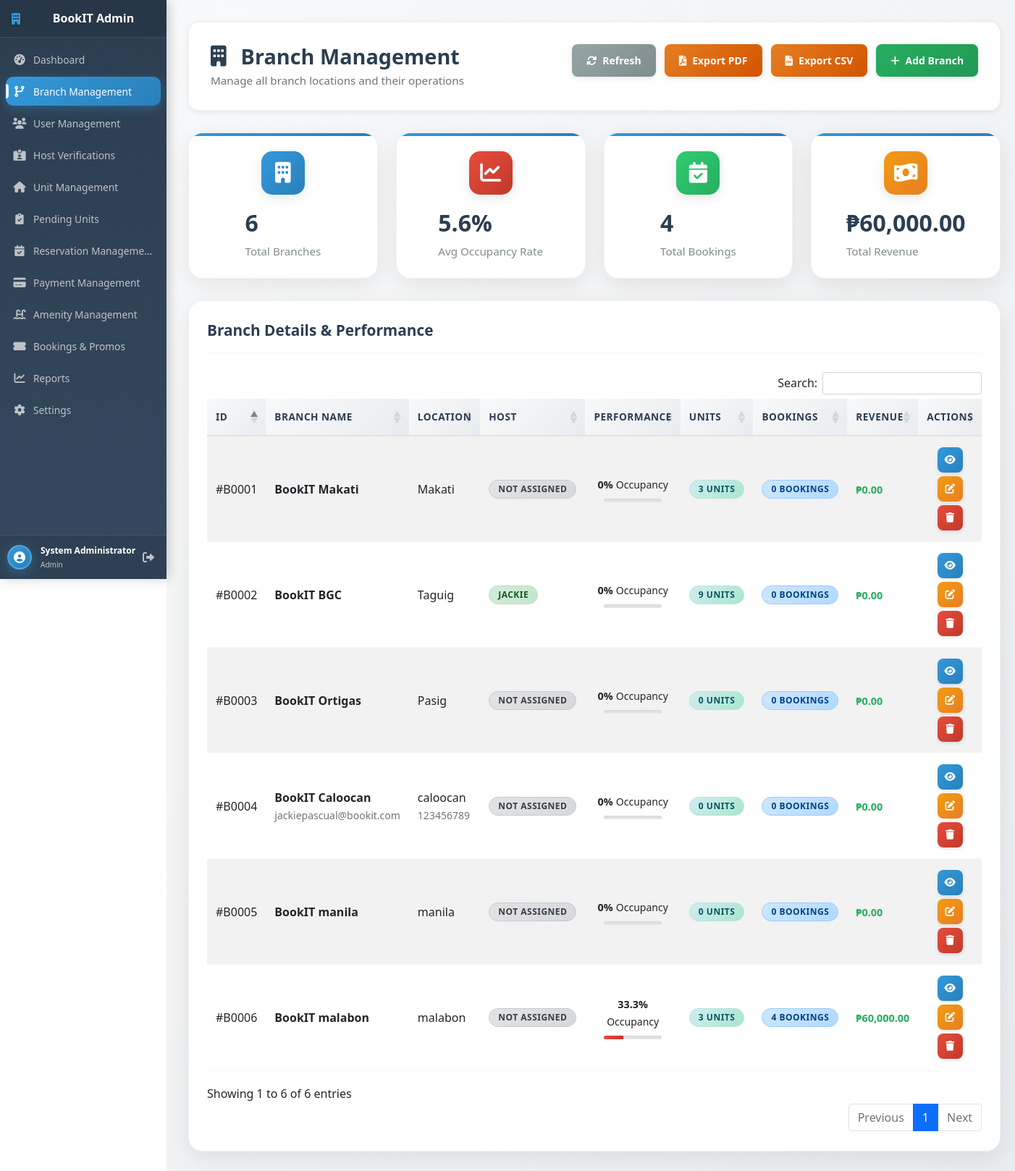
/admin/manage_branch.php (signed in), run on the app's committed database.
### tables this page shows
CREATE TABLE IF NOT EXISTS `branches` (
  `branch_id` int NOT NULL AUTO_INCREMENT,
  `branch_name` varchar(100) NOT NULL,
  `address` text NOT NULL,
  `city` varchar(50) NOT NULL,
  `contact_number` varchar(20) DEFAULT NULL,
  `email` varchar(100) DEFAULT NULL,
  `manager_id` int DEFAULT NULL,
  `is_active` tinyint(1) DEFAULT '1',
  `created_at` timestamp NULL DEFAULT CURRENT_TIMESTAMP,
  `latitude` decimal(10,7) DEFAULT NULL,
  `longitude` decimal(10,7) DEFAULT NULL,
  `host_id` int DEFAULT NULL,
  PRIMARY KEY (`branch_id`),
  KEY `manager_id` (`manager_id`),
  KEY `branches_host_id_index` (`host_id`)
);

CREATE TABLE IF NOT EXISTS `users` (
  `user_id` int NOT NULL AUTO_INCREMENT,
  `full_name` varchar(100) NOT NULL,
  `email` varchar(100) NOT NULL,
  `password` varchar(255) NOT NULL,
  `phone` varchar(20) DEFAULT NULL,
  `role` enum('admin','host','renter','manager') DEFAULT 'renter',
  `branch_id` int DEFAULT NULL,
  `is_active` tinyint(1) DEFAULT '1',
  `created_at` timestamp NULL DEFAULT CURRENT_TIMESTAMP,
  `last_login` datetime DEFAULT NULL,
  `updated_at` timestamp NULL DEFAULT CURRENT_TIMESTAMP ON UPDATE CURRENT_TIMESTAMP,
  `address` text,
  `profile_picture` varchar(255) DEFAULT NULL,
  `login_method` varchar(20) DEFAULT 'email',
  `reset_token` varchar(255) DEFAULT NULL,
  `token_expiry` datetime DEFAULT NULL,
  `verification_status` enum('none','pending','verified','rejected') DEFAULT 'none',
  PRIMARY KEY (`user_id`),
  UNIQUE KEY `email` (`email`)
);

### admin/manage_branch.php (the view, shortened to what this page needs)
<?php
    include_once '../config/db.php';
    $branches = [];
    try {
        $sql = "SELECT b.*,
                    u.full_name as host_name,
                    (SELECT COUNT(*) FROM units WHERE branch_id = b.branch_id) as unit_count,
                    (SELECT COUNT(*) FROM users WHERE branch_id = b.branch_id AND role = 'host') as staff_count,
                    (SELECT COUNT(*) FROM reservations WHERE branch_id = b.branch_id) as total_bookings,
                    (SELECT COUNT(DISTINCT unit_id) FROM reservations WHERE branch_id = b.branch_id AND status IN ('confirmed', 'checked_in')) as booked_units,
                    (SELECT SUM(total_amount) FROM reservations WHERE branch_id = b.branch_id AND status IN ('confirmed', 'checked_in', 'completed')) as total_revenue,
                    b.created_at as last_activity
                FROM branches b
                LEFT JOIN users u ON b.host_id = u.user_id
                WHERE b.is_active = 1
                ORDER BY b.created_at DESC";
        $result = $conn->query($sql);
        if ($result) {
            while ($row = $result->fetch_assoc()) {
                $row['occupancy_rate'] = $row['unit_count'] > 0 ?
                    min(round(($row['booked_units'] / $row['unit_count']) * 100, 1), 100) : 0;
                $row['avg_booking_value'] = $row['total_bookings'] > 0 ?
                    round($row['total_revenue'] / $row['total_bookings'], 2) : 0;
                $branches[] = $row;
            }
        }
    } catch (Exception $e) {
        $error = $e->getMessage();
    }
    $total_revenue = array_sum(array_column($branches, 'total_revenue'));
    $total_bookings = array_sum(array_column($branches, 'total_bookings'));
    $avg_occupancy = count($branches) > 0 ? round(array_sum(array_column($branches, 'occupancy_rate')) / count($branches), 1) : 0;
    ?>
    <!DOCTYPE html>
    <html lang="en">
    <head>
        <link href="https://cdn.jsdelivr.net/npm/bootstrap@5.1.3/dist/css/bootstrap.min.css" rel="stylesheet">
        <link href="https://cdnjs.cloudflare.com/ajax/libs/font-awesome/6.0.0/css/all.min.css" rel="stylesheet">
        <link href="../assets/css/sidebar-common.css" rel="stylesheet">
        <link href="../assets/css/admin/manage_branch.css" rel="stylesheet">
        <link href="../assets/css/modals.css" rel="stylesheet">
        <link rel="stylesheet" href="https://cdn.datatables.net/1.13.6/css/dataTables.bootstrap5.min.css">
        <link rel="stylesheet" href="https://cdn.datatables.net/buttons/2.4.1/css/buttons.bootstrap5.min.css">
    </head>
    <body>
    <div class="d-flex">
        <?php include '../includes/sidebar.php'; ?>
        <main class="main-content flex-grow-1">
        <div class="page-header">
            <div>
                <h1 class="page-title mb-1">
                    <i class="fas fa-building me-2"></i>Branch Management
                </h1>
                <p class="text-muted">Manage all branch locations and their operations</p>
            </div>
            <div class="page-actions">
                <button type="button" class="btn-refresh" onclick="location.reload()">
                    <i class="fas fa-sync-alt"></i> Refresh
                </button>
                <button type="button" class="btn-export" onclick="exportBranches('pdf')">
                    <i class="fas fa-file-pdf"></i> Export PDF
                </button>
                <button type="button" class="btn-export" onclick="exportBranches('csv')">
                    <i class="fas fa-file-csv"></i> Export CSV
                </button>
                <button type="button" class="btn-add" data-bs-toggle="modal" data-bs-target="#addBranchModal">
                    <i class="fas fa-plus"></i> Add Branch
                </button>
            </div>
        </div>
        <div class="summary-cards">
            <div class="card">
                <div class="card-icon"><i class="fas fa-building"></i></div>
                <div class="card-info">
                    <h3><?= count($branches) ?></h3>
                    <p>Total Branches</p>
                </div>
            </div>
            <div class="card">
                <div class="card-icon"><i class="fas fa-chart-line"></i></div>
                <div class="card-info">
                    <h3><?= $avg_occupancy ?>%</h3>
                    <p>Avg Occupancy Rate</p>
                </div>
            </div>
            <div class="card">
                <div class="card-icon"><i class="fas fa-calendar-check"></i></div>
                <div class="card-info">
                    <h3><?= $total_bookings ?></h3>
                    <p>Total Bookings</p>
                </div>
            </div>
            <div class="card">
                <div class="card-icon"><i class="fas fa-money-bill-wave"></i></div>
                <div class="card-info">
                    <h3>₱<?= number_format($total_revenue, 2) ?></h3>
                    <p>Total Revenue</p>
                </div>
            </div>
        </div>
        <div class="table-card">
            <div class="table-header">
                <div class="table-title">Branch Details & Performance</div>
            </div>
            <table id="branchesTable" class="display table table-striped">
                <thead>
                    <tr>
                        <th>ID</th>
                        <th>Branch Name</th>
                        <th>Location</th>
                        <th>Host</th>
                        <th>Performance</th>
                        <th>Units</th>
                        <th>Bookings</th>
                        <th>Revenue</th>
                        <th>Actions</th>
                    </tr>
                </thead>
                <tbody>
                    <?php foreach ($branches as $branch): ?>
    <tr>
        <td>#B<?= str_pad($branch['branch_id'], 4, '0', STR_PAD_LEFT) ?></td>
        <td>
            <strong><?= htmlspecialchars($branch['branch_name']) ?></strong><br>
            <small class="text-muted"><?= htmlspecialchars($branch['email'] ?? '') ?></small>
        </td>
        <td>
            <?= htmlspecialchars($branch['city']) ?><br>
            <small class="text-muted"><?= htmlspecialchars($branch['contact_number'] ?? '') ?></small>
        </td>
        <td>
            <?php if ($branch['host_name']): ?>
                <span class="badge badge-success"><?= htmlspecialchars($branch['host_name']) ?></span>
            <?php else: ?>
                <span class="badge badge-secondary">Not Assigned</span>
            <?php endif; ?>
        </td>
        <td>
            <div class="performance-metrics">
                <div class="occupancy-rate">
                    <span class="rate-value"><?= $branch['occupancy_rate'] ?>%</span>
                    <small>Occupancy</small>
                </div>
                <div class="progress" style="height: 5px; width: 80px;">
                    <div class="progress-bar <?= $branch['occupancy_rate'] >= 70 ? 'bg-success' : ($branch['occupancy_rate'] >= 40 ? 'bg-warning' : 'bg-danger') ?>"
                        style="width: <?= $branch['occupancy_rate'] ?>%">
                    </div>
                </div>
            </div>
        </td>
        <td>
            <span class="badge badge-info">
                <?= $branch['unit_count'] ?> Units
        </span>
        </td>
        <td>
            <span class="badge badge-primary">
                <?= $branch['total_bookings'] ?> Bookings
            </span>
        </td>
        <td>
            <span class="revenue-amount">
                ₱<?= number_format($branch['total_revenue'] ?? 0, 2) ?>
            </span>
        </td>
        <td>
            <div class="action-buttons">
                <button type="button" class="btn-view"
                        data-bs-toggle="modal"
                        data-bs-target="#viewBranchModal"
                        onclick="viewBranch(<?php echo htmlspecialchars(json_encode($branch)); ?>)"
                        title="View Details">
                    <i class="fas fa-eye"></i>
                </button>
                <button type="button" class="btn-edit"
                        data-bs-toggle="modal"
                        data-bs-target="#editBranchModal"
                        onclick="editBranch(<?php echo htmlspecialchars(json_encode($branch)); ?>)"
                        title="Edit Branch">
                    <i class="fas fa-edit"></i>
                </button>
                <button type="button" class="btn-delete"
                        onclick="confirmDelete(<?= $branch['branch_id'] ?>, '<?= $branch['branch_name'] ?>')"
                        title="Delete Branch">
                    <i class="fas fa-trash"></i>
                </button>
            </div>
        </td>
    </tr>
    <?php endforeach; ?>
                </tbody>
            </table>
        </div>
    </main>
    </div>    <?php foreach ($branches as $branch): ?>
        <tr>
        </tr>
    <?php endforeach; ?>
    </body>
    </html>

### assets/css/sidebar-common.css (style rules this page uses)
:root { --sidebar-width: 230px; }

### data on the page
branches: branch_id "0006", branch_name "BookIT malabon", city "malabon", shows "NOT ASSIGNED", occupancy_rate "33.3", unit_count "3", total_bookings "4", total_revenue "60,000.00"
branches: branch_id "0005", branch_name "BookIT manila", city "manila", shows "NOT ASSIGNED", occupancy_rate "0", unit_count "0", total_bookings "0", total_revenue "0.00"
branches: branch_id "0004", branch_name "BookIT Caloocan", email "jackiepascual@bookit.com", city "caloocan", contact_number "123456789", shows "NOT ASSIGNED", occupancy_rate "0", unit_count "0", total_bookings "0", total_revenue "0.00"
branches: branch_id "0001", branch_name "BookIT Makati", city "Makati", shows "NOT ASSIGNED", occupancy_rate "0", unit_count "3", total_bookings "0", total_revenue "0.00"
branches: branch_id "0002", branch_name "BookIT BGC", city "Taguig", users.full_name "JACKIE", occupancy_rate "0", unit_count "9", total_bookings "0", total_revenue "0.00"
branches: branch_id "0003", branch_name "BookIT Ortigas", city "Pasig", shows "NOT ASSIGNED", occupancy_rate "0", unit_count "0", total_bookings "0", total_revenue "0.00"

### other printed values
$_SESSION['fullname'] "System Administrator"
$_SESSION['role'] "Admin"
count($branches) "6"
$avg_occupancy "5.6"
$total_bookings "4"
$total_revenue "60,000.00"
